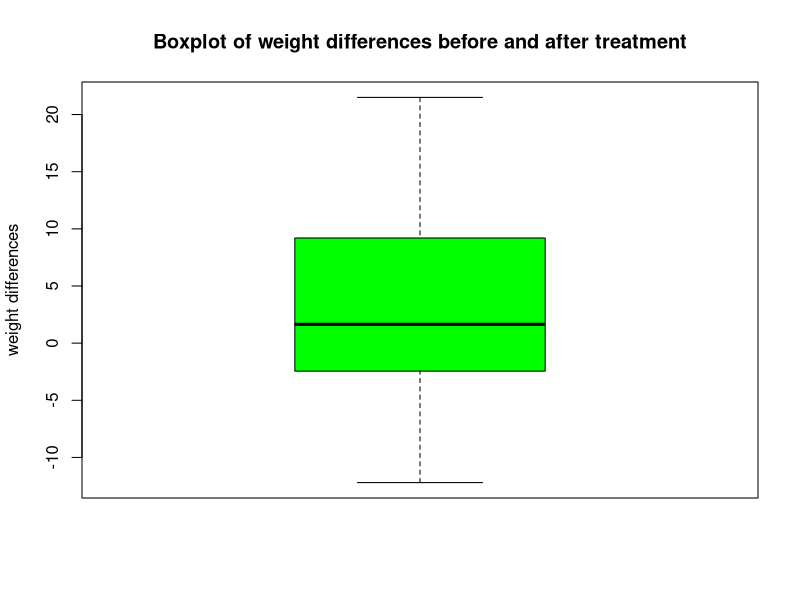
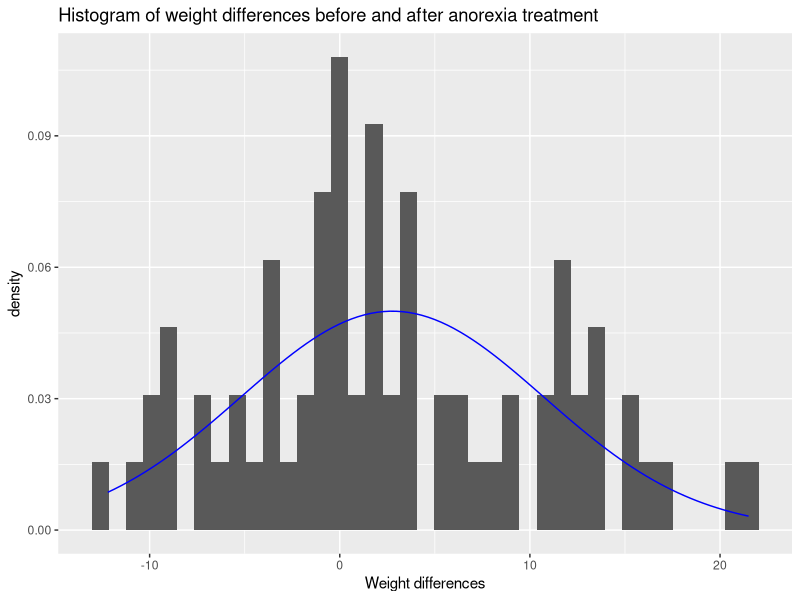

Recreate these plots in R, in order.
## ---- chunk 1
knitr::opts_chunk$set(echo = TRUE)
## ---- chunk 2
library(MASS)
data(anorexia)
attach(anorexia)
head(anorexia)
## ---- chunk 3
library(psych)
#descriptive statistics on weight before treatment

describe(anorexia$Prewt)

#descriptive statistics on weight after treatment
describe(anorexia$Postwt)

#create a new variable containing differences
weight.differences = Postwt - Prewt

#create a boxplot to identify any outliers in our data

boxplot(weight.differences,main = "Boxplot of weight differences before and after treatment",ylab = "weight differences",col = "green")

#Create a histogram to visually assess normality
#attach weight.differences to anorexia data frame
anorexia$weight.differences = weight.differences

library(ggplot2)
ggplot(anorexia,aes(x=weight.differences)) + geom_histogram(aes(y=..density..),binwidth = 0.9) + stat_function(fun = dnorm, colour = "blue",args = list(mean = mean(anorexia$weight.differences), sd = sd(anorexia$weight.differences))) + scale_x_continuous(name="Weight differences") + ggtitle("Histogram of weight differences before and after anorexia treatment")

#Test if the weight differences are normally distributed
shapiro.test(weight.differences)
## ---- chunk 4
#Perform a power analysis to check the sample size has adequate power to detect a difference if it exists
#install package pwr and load it
library(pwr)
pwr.t.test(n=72,d=0.5,sig.level = 0.05,type = c("paired"))

#Perform a paired t test
t.test(Postwt,Prewt,paired = TRUE)
